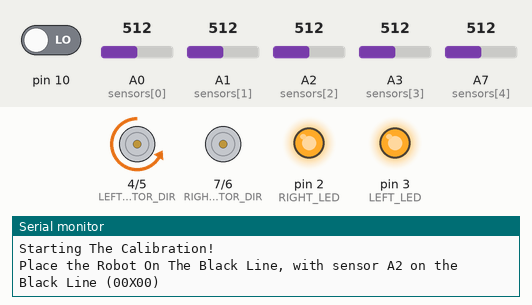
Recording of a sketch running on a simulated Arduino Nano, built with avr-gcc and run on an emulated ATmega328P. Shown: direction and speed pins drawn as motors (green arrow = direction pin HIGH = forward, orange = LOW = backward, longer = more drive), output pins drawn as LEDs (lit = HIGH), the last lines printed to the serial monitor. The test bench sets the inputs (shaded band); at power-on: pin 10 LOW, A0 (sensors[0]) = 512, A1 (sensors[1]) = 512, A2 (sensors[2]) = 512, A3 (sensors[3]) = 512, A7 (sensors[4]) = 512. At 6.0 s the program stops and its outputs stay as they are.

Above: at 0.1 s.
At 5.7 s:
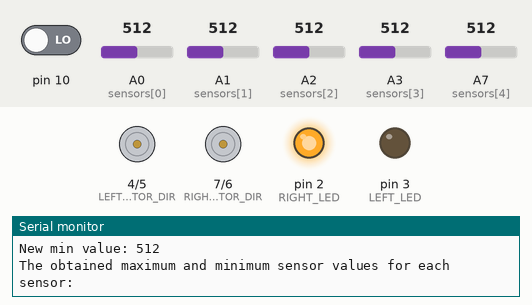
At 6.1 s:
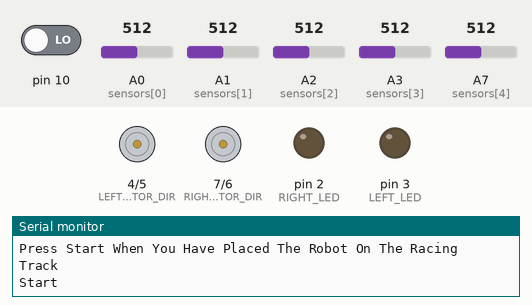
Timing chart, 0 to 7.5 s (numbered marks = the images above):
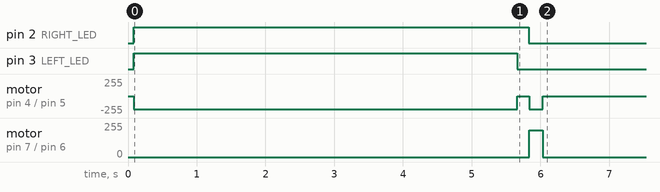

Measured:
- by itself, motor on pin 7 (RIGHT_MOTOR_DIR) / pin 6 (RIGHT_MOTOR_SPEED): stopped → forward 200/255 at 5.8 s, → stopped 0.20 s later
- by itself, motor on pin 4 (LEFT_MOTOR_DIR) / pin 5 (LEFT_MOTOR_SPEED): stopped → backward 200/255 at 0.08 s, → stopped 5.6 s later, → backward 200/255 0.17 s later, → stopped 0.20 s later

The sketch:

Arduino_Exam.ino
```cpp
const int LEFT_LED = 3;
const int RIGHT_LED = 2;
const int THRESHOLD = 200;
int lap_counter = 0;

/* Declare and initialize a char array of the sensors */
char sensors[5] = {A0, A1, A2, A3, A7};

/* Declare an int array to be used for storing raw sensor data */
int sensor_values[5];

/*Used to store the normalized_ sensor values*/
int normalized_sensor_values[5];

/*Used to find the maximum value (over white surface) for each sensor*/
int max_sensor_values[5] = {0, 0, 0, 0, 0};

/*Used to find the minimum value (over black surface) for each sensor*/
int min_sensor_values[5] = {1023, 1023, 1023, 1023, 1023};


/* Declare and initialize const int for motors */
const int LEFT_MOTOR_DIR = 4;      /* Control pin */
const int RIGHT_MOTOR_DIR = 7;     /* Control pin */
const int LEFT_MOTOR_SPEED = 5;    /* Set motor speed */
const int RIGHT_MOTOR_SPEED = 6;

/* Set motor speed */

/* Entry point of program */


void setup() {
    Serial.begin(9600);

  /* Declare your sensor pin here! */
  for(int i = 0; i < 5; i++) {
    pinMode(sensors[i], INPUT);
  }

  /*Declare your sensors input as analogRead */


  /* Declare your LED pin here, LEFT_LED and RIGHT_LED! */
  pinMode(LEFT_LED, OUTPUT);
  pinMode(RIGHT_LED, OUTPUT);

  /* Declare your motor pins here, control pins and motor speed pins! */
  pinMode(LEFT_MOTOR_SPEED, OUTPUT);
  pinMode(RIGHT_MOTOR_SPEED, OUTPUT);
  pinMode(LEFT_MOTOR_DIR, OUTPUT);
  pinMode(RIGHT_MOTOR_DIR, OUTPUT);

  /* Set the direction here, assign values to your control pins! */
  digitalWrite(LEFT_MOTOR_DIR, LOW);
  digitalWrite(RIGHT_MOTOR_DIR, HIGH);


  /* Call your sensor_calibration() function here! */
sensor_calibration();

} /* End setup() */


void loop() {

  /* Use for-loop to read the analog value for each sensor here! */
for (int i = 0; i < 5; i++) {
  sensor_values[i] = analogRead(sensors[i]);
  }

  /* Call the normalize_sensor_values() function here! */
normalize_sensor_values();

  /* Call your Line Following function here! */
line_following();

} /* End loop() */


void line_following() {

  /* Implement your line following algorithm based on your Flow Chart here! */

  /* Going straight */
if (( normalized_sensor_values [2] < THRESHOLD)
  && (normalized_sensor_values [0] > THRESHOLD)
  && (normalized_sensor_values [1] > THRESHOLD)
  && (normalized_sensor_values [3] > THRESHOLD)
  && (normalized_sensor_values [4] > THRESHOLD)){

  analogWrite(LEFT_MOTOR_SPEED, 200);
  analogWrite(RIGHT_MOTOR_SPEED, 200);
}

  /* Turning BIG left */
else if (( normalized_sensor_values [0] < THRESHOLD)
  && (normalized_sensor_values [1] > THRESHOLD)
  && (normalized_sensor_values [2] > THRESHOLD)
  && (normalized_sensor_values [3] > THRESHOLD)
  && (normalized_sensor_values [4] > THRESHOLD)){

  analogWrite(LEFT_MOTOR_SPEED, 0);
  analogWrite(RIGHT_MOTOR_SPEED, 80);
}

  /* Turning BIG right */
else if (( normalized_sensor_values [0] > THRESHOLD)
  && (normalized_sensor_values [1] > THRESHOLD)
  && (normalized_sensor_values [2] > THRESHOLD)
  && (normalized_sensor_values [3] > THRESHOLD)
  && (normalized_sensor_values [4] < THRESHOLD)){

  analogWrite(LEFT_MOTOR_SPEED, 80);
  analogWrite(RIGHT_MOTOR_SPEED, 0);

}

  /* Start all black */
else if (( normalized_sensor_values [0] < THRESHOLD)
  && (normalized_sensor_values [1] < THRESHOLD)
  && (normalized_sensor_values [2] < THRESHOLD)
  && (normalized_sensor_values [3] < THRESHOLD)
  && (normalized_sensor_values [4] < THRESHOLD)){
  lap_counter += 1;
  analogWrite(LEFT_MOTOR_SPEED, 200);
  analogWrite(RIGHT_MOTOR_SPEED, 200);
  delay(100);

  while (lap_counter == 2) {
  analogWrite(LEFT_MOTOR_SPEED, 0);
  analogWrite(RIGHT_MOTOR_SPEED, 0);
  }
  }


  /* 0X000 */
else if (( normalized_sensor_values [0] > THRESHOLD)
  && (normalized_sensor_values [1] < THRESHOLD)
  && (normalized_sensor_values [2] > THRESHOLD)
  && (normalized_sensor_values [3] > THRESHOLD)
  && (normalized_sensor_values [4] > THRESHOLD)){

  analogWrite(LEFT_MOTOR_SPEED, 25);
  analogWrite(RIGHT_MOTOR_SPEED, 100);
}

  /* 000X0 */
else if (( normalized_sensor_values [0] > THRESHOLD)
  && (normalized_sensor_values [1] > THRESHOLD)
  && (normalized_sensor_values [2] > THRESHOLD)
  && (normalized_sensor_values [3] < THRESHOLD)
  && (normalized_sensor_values [4] > THRESHOLD)){
  analogWrite(LEFT_MOTOR_SPEED, 100);
  analogWrite(RIGHT_MOTOR_SPEED, 25);
}


  /* Assign left speed and right speed to your motors inside your line following algorithm! */

} /* End line_following() */


/************************************************************************
 * sensor_calibration() - Brief description of sensor calibration.
 *                        Calibration Function Used To Find Out Max-
 *                        and Min Reading Value For Each Sensor.
 *
 ************************************************************************/
void sensor_calibration(void) {

  Serial.println("Starting The Calibration!");
  Serial.println("Place the Robot On The Black Line, with sensor A2 on the Black Line (00X00)");
  Serial.println("Press Start Button To Start To Calibrate");

  /*Turn on the left LED on the robot*/
  digitalWrite(LEFT_LED, HIGH);

  /*Wait Until Button is Pressed*/
  while (digitalRead(10) == HIGH) {
    ;
  }
  /*Turn on the right LED on the robot*/
  digitalWrite(RIGHT_LED, HIGH);

  /* Make Rollbot run in circles during calibration */
  analogWrite(LEFT_MOTOR_SPEED, 200);
  analogWrite(RIGHT_MOTOR_SPEED, 0);

  /***********************************************************************
  * This functionality reads 5000 values for each sensor while you move the
  * robot back and forth over the black line. Every time the new value is
  * either less than the min value or bigger than the max value for that sensor
  * it stores that value as the new min- respectively max value.
  ************************************************************************/
  for (int i = 0; i < 5000 ; i++) {
    for (int j = 0 ; j < 5; j++) {
      if (analogRead(sensors[j]) > max_sensor_values[j]) {
        max_sensor_values[j] = analogRead(sensors[j]);
        Serial.print("New max value: ");
        Serial.println(max_sensor_values[j]);
      }
      if (analogRead(sensors[j]) < min_sensor_values[j]) {
        min_sensor_values[j] = analogRead(sensors[j]);
        Serial.print("New min value: ");
        Serial.println(min_sensor_values[j]);
      }
    }
  }


  analogWrite(LEFT_MOTOR_SPEED, 0);
  analogWrite(RIGHT_MOTOR_SPEED, 0);

  /*Turn off the left LED on the robot*/
  digitalWrite(LEFT_LED, LOW);

  Serial.println();
  Serial.println("The obtained maximum and minimum sensor values for each sensor:");

  for (int i = 0; i < 5; i++) {
    if (i == 4) {
      Serial.print("A7: ");
    } else {
      Serial.print("A");
      Serial.print(i);
      Serial.print(": ");
    }
    Serial.print(max_sensor_values[i]);
    Serial.print("  ");
    Serial.println(min_sensor_values[i]);
  }
  Serial.println();
  Serial.println("Calibration Is Over!");
  Serial.println("Press Start When You Have Placed The Robot On The Racing Track");

  /*Wait Until Button is Pressed*/
  while (digitalRead(10) == HIGH) {
    ;
  }

  /*Turn off the right LED on the robot*/
  digitalWrite(RIGHT_LED, LOW);
  Serial.println("Start");

} /* End sensor_calibration() */


/************************************************************************
 * normalize_sensor_values() - Brief description of normalizing sensor
 *                             values.
 *
 ************************************************************************/
void normalize_sensor_values(void) {

  /***********************************************************************
  * This functionality will take your sensorvalue and will map it to a value
  * between 0 and 1023 depending on the minimum- respectively maximum value
  * obtained from the Calibration Function.  In case the sensor value becomes
  * less or greater than the obtained minimum- and maximum value you will
  * get a normalized_ value which is <0 or >1023. In this case you set your
  * value to 0 respectively 1023
  ***********************************************************************/
  for (int i = 0; i < 5; i++) {
    normalized_sensor_values[i] = map(sensor_values[i], min_sensor_values[i], max_sensor_values[i], 0, 1023);
    if (normalized_sensor_values[i] < 0) {
      normalized_sensor_values[i] = 0;
    } else if (normalized_sensor_values[i] > 1023) {
      normalized_sensor_values[i] = 1023;
    }
  }

} /* End normalize_sensor_values() */

/* End Exam_template2021.ino */
```
